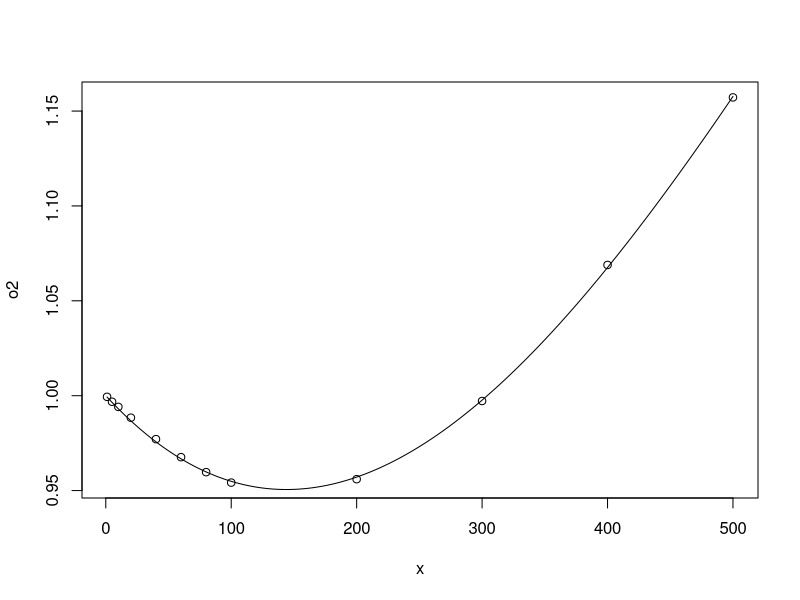
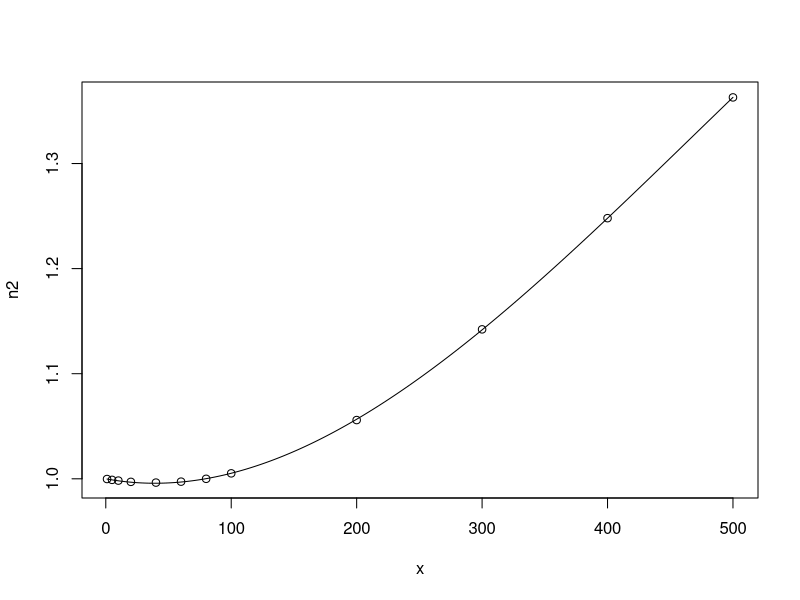
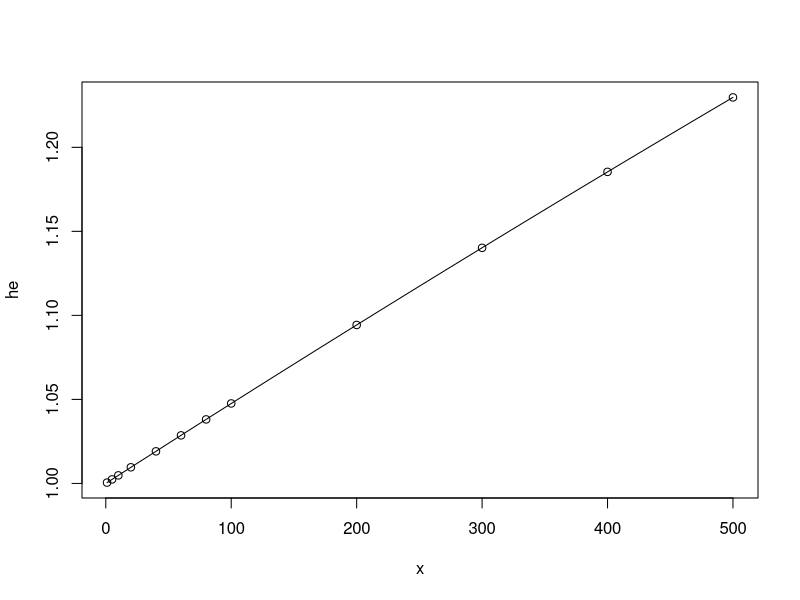

Reproduce these figures in R, in order.
# Compressibility data gathered by Lubomir I Ivanov:
#
#  "Data obtained by finding two books online:
#
#   [1]
#    PERRY’S CHEMICAL ENGINEERS’ HANDBOOK SEVENTH EDITION
#    pretty serious book, from which the wiki AIR values come from!
#
#     http://www.unhas.ac.id/rhiza/arsip/kuliah/Sistem-dan-Tekn-Kendali-Proses/PDF_Collections/REFERENSI/Perrys_Chemical_Engineering_Handbook.pdf
#     page 2-165
#
#     [*](Computed from pressure-volume-temperature tables in Vasserman monographs)
#     ^ i have no idea idea what this means, but the values might not be exactly
#     experimental?!
#
#   the only thing this book is missing is helium, thus [2]!
#
#   [2]
#    VOLUMETRIC BEHAVIOR OF HELIUM-ARGON MIXTURES AT HIGH PRESSURE AND MODERATE TEMPERATURE.
#
#     https://shareok.org/bitstream/handle/11244/2062/6614196.PDF?sequence=1
#     page 108
#
#
#     the book has some tables with pressure values in atmosphere units. i'm
#     converting them bars. one of the relevant tables is for 323K and one for 273K
#     (both almost equal distance from 300K).
#
#     this again is a linear mix operation between isotherms, which is probably not
#     the most accurate solution but it works.
#
# all data sets contain Z values at 300k, while the pressures are in bars in
# the 1 to 500 range
#
#

x  = c(1, 5, 10, 20, 40, 60, 80, 100, 200, 300, 400, 500)
o2 = c(0.9994, 0.9968, 0.9941, 0.9884, 0.9771, 0.9676, 0.9597, 0.9542, 0.9560, 0.9972, 1.0689, 1.1572)
n2 = c(0.9998, 0.9990, 0.9983, 0.9971, 0.9964, 0.9973, 1.0000, 1.0052, 1.0559, 1.1422, 1.2480, 1.3629)
he = c(1.0005, 1.0024, 1.0048, 1.0096, 1.0191, 1.0286, 1.0381, 1.0476, 1.0943, 1.1402, 1.1854, 1.2297)


options(digits=15)

#
# Get the O2 virial coefficients
#
plot(x,o2)
o2fit = nls(o2 ~ 1.0 + p1*x + p2 *x^2 + p3*x^3, start=list(p1=0,p2=0,p3=0))
summary(o2fit)

new = data.frame(x = seq(min(x),max(x),len=200))
lines(new$x,predict(o2fit,newdata=new))

#
# Get the N2 virial coefficients
#
plot(x,n2)
n2fit = nls(n2 ~ 1.0 + p1*x + p2 *x^2 + p3*x^3, start=list(p1=0,p2=0,p3=0))
summary(n2fit)

new = data.frame(x = seq(min(x),max(x),len=200))
lines(new$x,predict(n2fit,newdata=new))

#
# Get the He virial coefficients
#
# NOTE! This will not confirm convergence, thus the warnOnly.
# That may be a sign that the data is possibly artificial.
#
plot(x,he)
hefit = nls(he ~ 1.0 + p1*x + p2 *x^2 + p3*x^3,
	start=list(p1=0,p2=0,p3=0),
	control=nls.control(warnOnly=TRUE))
summary(hefit)

new = data.frame(x = seq(min(x),max(x),len=200))
lines(new$x,predict(hefit,newdata=new))
